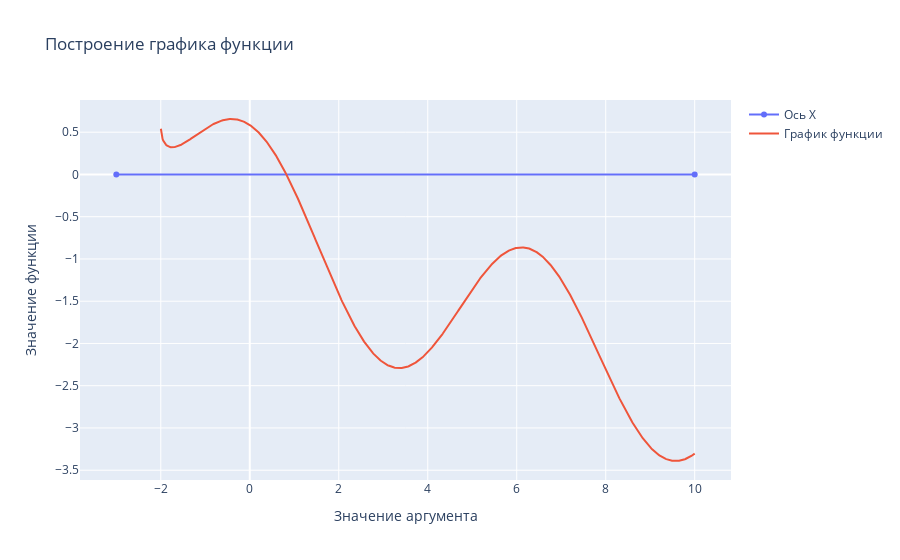

This figure's notebook cell:
### Code cell
fig = go.Figure()
fig.add_trace(go.Scatter(x=[begin, end], 
                         y=[0, 0], 
                         name="Ось Х"))

fig.add_trace(go.Scatter(x=x,
                         y=y_f,
                         name="График функции"))

fig.update_layout(title="Построение графика функции",
                  xaxis_title="Значение аргумента",
                  yaxis_title="Значение функции")

fig.show()

### Figure 1 — Plotly figure (JSON) as saved in the notebook; plotly's stock layout.template omitted (floating-point values rounded to 4 significant figures; data arrays with more than 128 entries replaced by an {"elided": "..."} marker saying what was removed)
{"data": [{"name": "Ось Х", "type": "scatter", "x": [-3, 10], "y": [0, 0]}, {"name": "График функции", "type": "scatter", "x": {"elided": "1000 float values"}, "y": {"elided": "1000 float values"}}], "layout": {"title": {"text": "Построение графика функции"}, "xaxis": {"title": {"text": "Значение аргумента"}}, "yaxis": {"title": {"text": "Значение функции"}}}}
